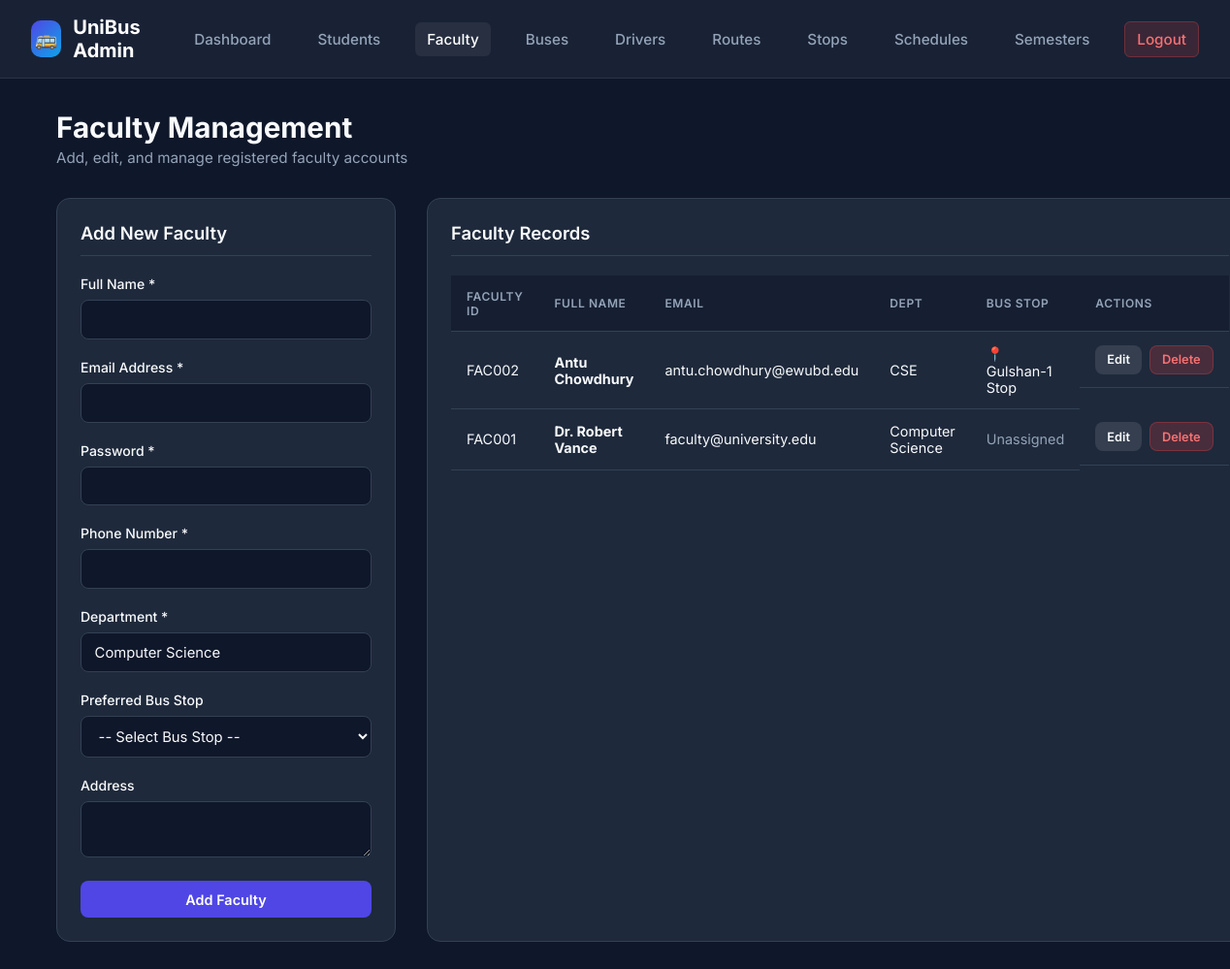
/manage_faculty.php (signed in), run on the app's committed database.
### tables this page shows
CREATE TABLE `faculty` (
  `FacultyID` varchar(20) NOT NULL,
  `FullName` varchar(100) NOT NULL,
  `Department` varchar(100) NOT NULL,
  `Email` varchar(100) DEFAULT NULL,
  `Phone` varchar(20) DEFAULT NULL,
  `Password` varchar(255) NOT NULL,
  `Address` varchar(255) DEFAULT NULL,
  `StopID` int(11) DEFAULT NULL,
  PRIMARY KEY (`FacultyID`),
  UNIQUE KEY `Email` (`Email`),
  UNIQUE KEY `Phone` (`Phone`),
  KEY `StopID` (`StopID`),
  CONSTRAINT `faculty_ibfk_1` FOREIGN KEY (`StopID`) REFERENCES `busstop` (`StopID`)
);

CREATE TABLE `busstop` (
  `StopID` int(11) NOT NULL AUTO_INCREMENT,
  `StopName` varchar(100) NOT NULL,
  `Location` varchar(255) DEFAULT NULL,
  `RouteID` int(11) DEFAULT NULL,
  PRIMARY KEY (`StopID`),
  UNIQUE KEY `StopName` (`StopName`),
  KEY `fk_busstop_route` (`RouteID`),
  CONSTRAINT `fk_busstop_route` FOREIGN KEY (`RouteID`) REFERENCES `route` (`RouteID`) ON DELETE SET NULL
);

### manage_faculty.php (the view, shortened to what this page needs)
<?php
include("db.php");
$edit_faculty = null;
$faculty_query = "SELECT faculty.*, busstop.StopName, route.RouteName
                 FROM faculty
                 LEFT JOIN busstop ON faculty.StopID = busstop.StopID
                 LEFT JOIN route ON busstop.RouteID = route.RouteID
                 ORDER BY faculty.FacultyID DESC";
$faculty_result = mysqli_query($conn, $faculty_query);
?>
<!DOCTYPE html>
<html lang="en">
<head>
    <link rel="stylesheet" href="style.css">
</head>
<body>
    <nav class="navbar">
        <a href="admin.php" class="brand">
            <div class="brand-icon">🚌</div>
            <span>UniBus Admin</span>
        </a>
        <ul class="nav-links">
            <li><a href="admin.php">Dashboard</a></li>
            <li><a href="manage_students.php">Students</a></li>
            <li><a href="manage_faculty.php" class="active">Faculty</a></li>
            <li><a href="bus.php">Buses</a></li>
            <li><a href="driver.php">Drivers</a></li>
            <li><a href="route.php">Routes</a></li>
            <li><a href="busstop.php">Stops</a></li>
            <li><a href="busschedule.php">Schedules</a></li>
            <li><a href="semester.php">Semesters</a></li>
            <li><a href="logout.php" class="btn-logout">Logout</a></li>
        </ul>
    </nav>
    <div class="container">
        <div class="page-header">
            <div class="page-title">
                <h1>Faculty Management</h1>
                <p>Add, edit, and manage registered faculty accounts</p>
            </div>
        </div>
        <div class="grid-layout">
            <div class="card">
                <div class="card-title"><?php echo $edit_faculty ? 'Edit Faculty Details' : 'Add New Faculty'; ?></div>
                <form method="POST" action="manage_faculty.php">
                    <div class="form-group">
                        <label>Full Name *</label>
                        <input type="text" name="FullName" class="form-control" required value="<?php echo $edit_faculty ? htmlspecialchars($edit_faculty['FullName']) : ''; ?>">
                    </div>
                    <div class="form-group">
                        <label>Email Address *</label>
                        <input type="email" name="Email" class="form-control" required value="<?php echo $edit_faculty ? htmlspecialchars($edit_faculty['Email']) : ''; ?>">
                    </div>
                    <div class="form-group">
                        <label>Password *</label>
                        <input type="text" name="Password" class="form-control" required value="<?php echo $edit_faculty ? htmlspecialchars($edit_faculty['Password']) : ''; ?>">
                    </div>
                    <div class="form-group">
                        <label>Phone Number *</label>
                        <input type="text" name="Phone" class="form-control" required value="<?php echo $edit_faculty ? htmlspecialchars($edit_faculty['Phone']) : ''; ?>">
                    </div>
                    <div class="form-group">
                        <label>Department *</label>
                        <input type="text" name="Department" class="form-control" required value="<?php echo $edit_faculty ? htmlspecialchars($edit_faculty['Department']) : 'Computer Science'; ?>">
                    </div>
                    <div class="form-group">
                        <label>Preferred Bus Stop</label>
                        <select name="StopID" class="form-control">
                            <option value="">-- Select Bus Stop --</option>
                        </select>
                    </div>
                    <div class="form-group">
                        <label>Address</label>
                        <textarea name="Address" class="form-control" rows="2"><?php echo $edit_faculty ? htmlspecialchars($edit_faculty['Address']) : ''; ?></textarea>
                    </div>
                    <button type="submit" name="save_faculty" class="btn btn-primary btn-block">
                        <?php echo $edit_faculty ? 'Update Faculty' : 'Add Faculty'; ?>
                    </button>
                </form>
            </div>
            <div class="card">
                <div class="card-title">Faculty Records</div>
                <div class="table-responsive">
                    <table class="table">
                        <thead>
                            <tr>
                                <th>Faculty ID</th>
                                <th>Full Name</th>
                                <th>Email</th>
                                <th>Dept</th>
                                <th>Bus Stop</th>
                                <th>Actions</th>
                            </tr>
                        </thead>
                        <tbody>
                            <?php if (mysqli_num_rows($faculty_result) > 0): ?>
                                <?php while ($row = mysqli_fetch_assoc($faculty_result)): ?>
                                    <tr>
                                        <td><code><?php echo htmlspecialchars($row['FacultyID']); ?></code></td>
                                        <td><strong><?php echo htmlspecialchars($row['FullName']); ?></strong></td>
                                        <td><?php echo htmlspecialchars($row['Email']); ?></td>
                                        <td><?php echo htmlspecialchars($row['Department']); ?></td>
                                        <td>
                                            <?php if ($row['StopName']): ?>
                                                📍 <?php echo htmlspecialchars($row['StopName']); ?>
                                            <?php else: ?>
                                                <span style="color:var(--text-muted);">Unassigned</span>
                                            <?php endif; ?>
                                        </td>
                                        <td style="display:flex; gap:0.5rem;">
                                            <a href="manage_faculty.php?edit=<?php echo urlencode($row['FacultyID']); ?>" class="btn btn-secondary btn-sm">Edit</a>
                                            <a href="manage_faculty.php?delete=<?php echo urlencode($row['FacultyID']); ?>" class="btn btn-danger btn-sm" onclick="return confirm('Are you sure you want to delete this faculty account?');">Delete</a>
                                        </td>
                                    </tr>
                                <?php endwhile; ?>
                            <?php else: ?>
                                <tr>
                                    <td colspan="6" style="text-align: center; color: var(--text-muted);">No faculty accounts registered yet.</td>
                                </tr>
                            <?php endif; ?>
                        </tbody>
                    </table>
                </div>
            </div>
        </div>
    </div>
</body>
</html>

### style.css (style rules this page uses)
:root { --primary: #4f46e5; --primary-hover: #4338ca; --primary-light: #eef2ff; --secondary: #0ea5e9; --success: #10b981; --warning: #f59e0b; --danger: #ef4444; --bg-dark: #0f172a; --card-bg: #1e293b; --text-main: #f8fafc; --text-muted: #94a3b8; --border-color: #334155; --glass-bg: rgba(30, 41, 59, 0.7); --glass-border: rgba(255, 255, 255, 0.08); }
* { margin: 0; padding: 0; box-sizing: border-box; font-family: 'Inter', system-ui, -apple-system, sans-serif; }
body { background-color: var(--bg-dark); color: var(--text-main); min-height: 100vh; display: flex; flex-direction: column; }
.navbar { background: var(--glass-bg); backdrop-filter: blur(12px); border-bottom: 1px solid var(--glass-border); padding: 1rem 2rem; display: flex; justify-content: space-between; align-items: center; position: sticky; top: 0; z-index: 100; }
.navbar .brand { display: flex; align-items: center; gap: 0.75rem; font-size: 1.25rem; font-weight: 700; color: #ffffff; text-decoration: none; }
.navbar .brand-icon { width: 38px; height: 38px; background: linear-gradient(135deg, var(--primary), var(--secondary)); border-radius: 10px; display: flex; align-items: center; justify-content: center; font-size: 1.2rem; }
.nav-links { display: flex; align-items: center; gap: 1.5rem; list-style: none; }
.nav-links a { color: var(--text-muted); text-decoration: none; font-weight: 500; font-size: 0.95rem; transition: all 0.2s ease; padding: 0.5rem 0.75rem; border-radius: 6px; }
.nav-links a:hover, .nav-links a.active { color: #ffffff; background: rgba(255, 255, 255, 0.06); }
.btn-logout { background: rgba(239, 68, 68, 0.15); color: #f87171 !important; border: 1px solid rgba(239, 68, 68, 0.3); }
.container { max-width: 1200px; margin: 2rem auto; padding: 0 1.5rem; width: 100%; flex: 1; }
.page-header { display: flex; justify-content: space-between; align-items: center; margin-bottom: 2rem; }
.page-title h1 { font-size: 1.85rem; font-weight: 700; }
.page-title p { color: var(--text-muted); font-size: 0.95rem; margin-top: 0.25rem; }
.grid-layout { display: grid; grid-template-columns: 350px 1fr; gap: 2rem; }
.card { background: var(--card-bg); border: 1px solid var(--border-color); border-radius: 14px; padding: 1.5rem; }
.card-title { font-size: 1.15rem; font-weight: 600; margin-bottom: 1.25rem; padding-bottom: 0.75rem; border-bottom: 1px solid var(--border-color); }
.form-group { margin-bottom: 1.25rem; }
.form-group label { display: block; font-size: 0.875rem; font-weight: 500; margin-bottom: 0.5rem; color: var(--text-main); }
.form-control { width: 100%; padding: 0.65rem 0.85rem; background: var(--bg-dark); border: 1px solid var(--border-color); border-radius: 8px; color: var(--text-main); font-size: 0.925rem; outline: none; transition: border-color 0.2s; }
select.form-control option { background: var(--bg-dark); color: var(--text-main); }
.btn { display: inline-flex; align-items: center; justify-content: center; gap: 0.5rem; padding: 0.65rem 1.25rem; border-radius: 8px; font-weight: 600; font-size: 0.9rem; cursor: pointer; border: none; transition: all 0.2s ease; text-decoration: none; }
.btn-primary { background: var(--primary); color: white; }
.btn-secondary { background: rgba(255, 255, 255, 0.1); color: var(--text-main); }
.btn-danger { background: rgba(239, 68, 68, 0.2); color: #f87171; border: 1px solid rgba(239, 68, 68, 0.3); }
.btn-sm { padding: 0.4rem 0.75rem; font-size: 0.8rem; }
.btn-block { width: 100%; }
.table-responsive { width: 100%; overflow-x: auto; }
.table { width: 100%; border-collapse: collapse; text-align: left; }
.table th, .table td { padding: 0.85rem 1rem; border-bottom: 1px solid var(--border-color); font-size: 0.9rem; }
.table th { background: rgba(15, 23, 42, 0.5); color: var(--text-muted); font-weight: 600; text-transform: uppercase; font-size: 0.75rem; letter-spacing: 0.05em; }

### data on the page
faculty: FacultyID "FAC002", FullName "Antu Chowdhury", Email "antu.chowdhury@ewubd.edu", Department "CSE", StopID.StopName "Gulshan-1 Stop"
faculty: FacultyID "FAC001", FullName "Dr. Robert Vance", Email "faculty@university.edu", Department "Computer Science", shows "Unassigned"
